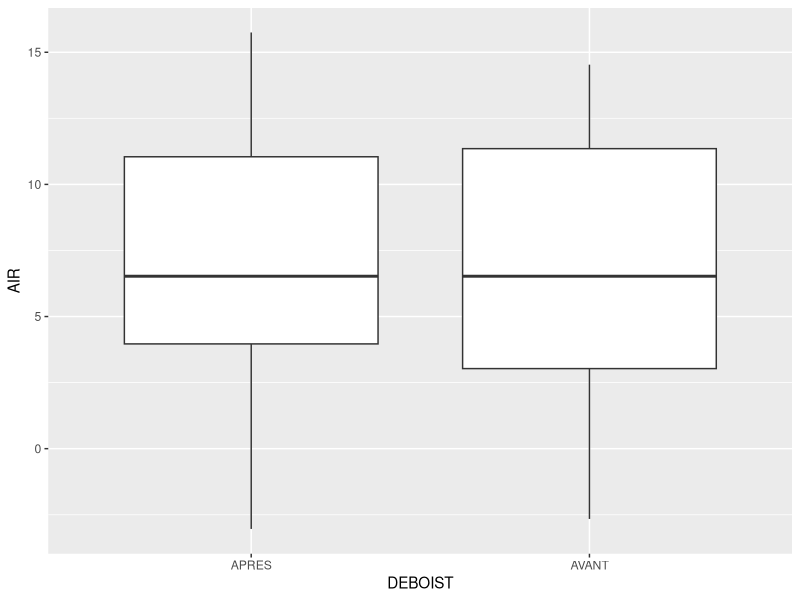
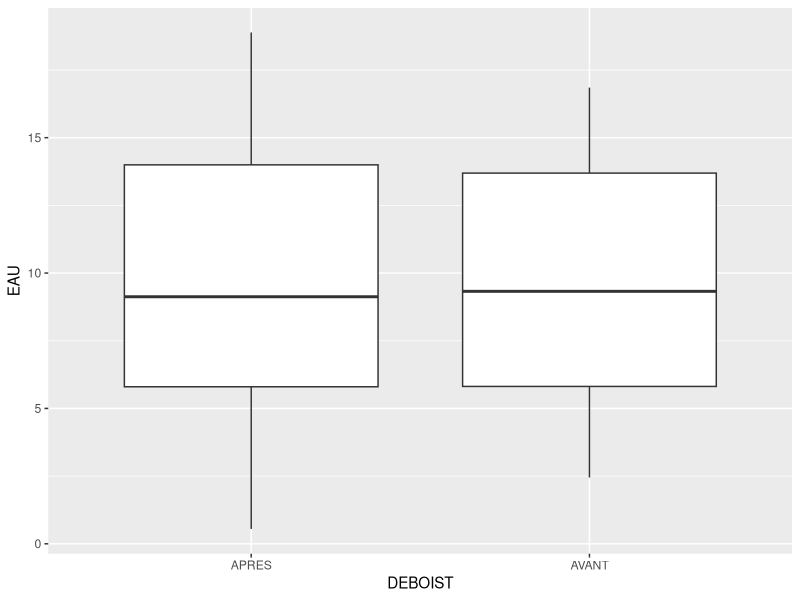
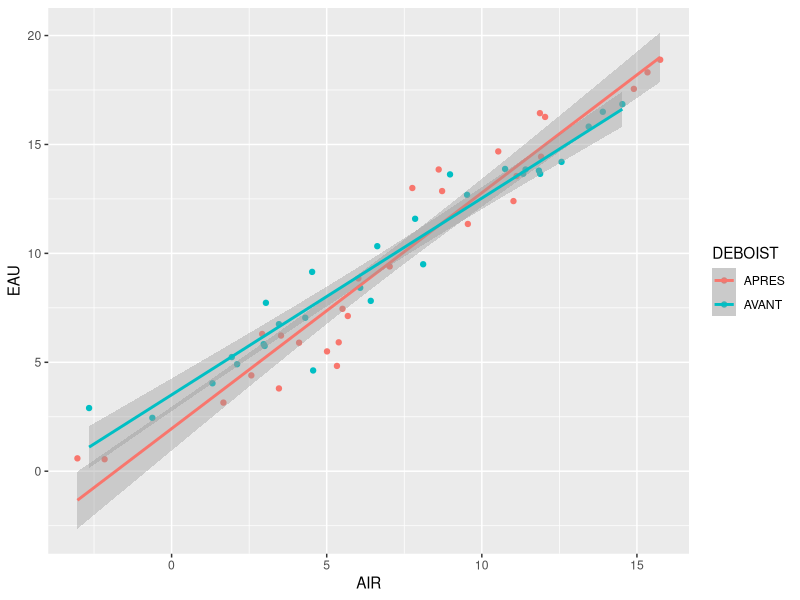

Reproduce these figures in R, in order.
## ---- chunk 1
knitr::opts_chunk$set(echo = FALSE, cache= TRUE, eval = TRUE, fig.show='hide', message = FALSE, warning = FALSE, results = 'hide' )
library(tidyverse)
library(kableExtra)
out_type <- knitr::opts_knit$get("rmarkdown.pandoc.to")
## ---- chunk 2
douglas <- read.table("douglas.csv", sep = ";", header = TRUE, stringsAsFactors = TRUE) 

douglas <- douglas %>% 
   mutate(ratioVH = Volume /Hauteur,
          log_ratioVH = log(ratioVH),
          log_diametre= log(Diametre)
          )
## ---- chunk 3
temp_eau_air <- read.table("deboisement.csv", sep = ";" , header = TRUE, stringsAsFactors = TRUE)
## ---- chunk 4
temp_eau_air %>% ggplot() +
   geom_boxplot(aes(x= DEBOIST, y = AIR))
reg_air <- lm(AIR ~ DEBOIST, data = temp_eau_air)
anova(reg_air)
summary(reg_air)
## ---- chunk 5
temp_eau_air %>% ggplot() +
   geom_boxplot(aes(x= DEBOIST, y = EAU))
reg_eau <- lm(EAU ~ DEBOIST, data = temp_eau_air)
anova(reg_eau)
summary(reg_eau)
## ---- chunk 6
temp_eau_air %>% ggplot() +
   geom_point(aes(x= AIR, y = EAU, col = DEBOIST)) +
   geom_smooth(method = "lm", aes(x= AIR, y = EAU, col = DEBOIST)) # cette ligne n'est pas essentielle
   
## ---- chunk 7
M12 <- lm(EAU ~AIR + DEBOIST , data = temp_eau_air)
## ---- chunk 8
MComp <- lm(EAU~ AIR + DEBOIST + AIR:DEBOIST, data = temp_eau_air)
anova(M12, MComp)
